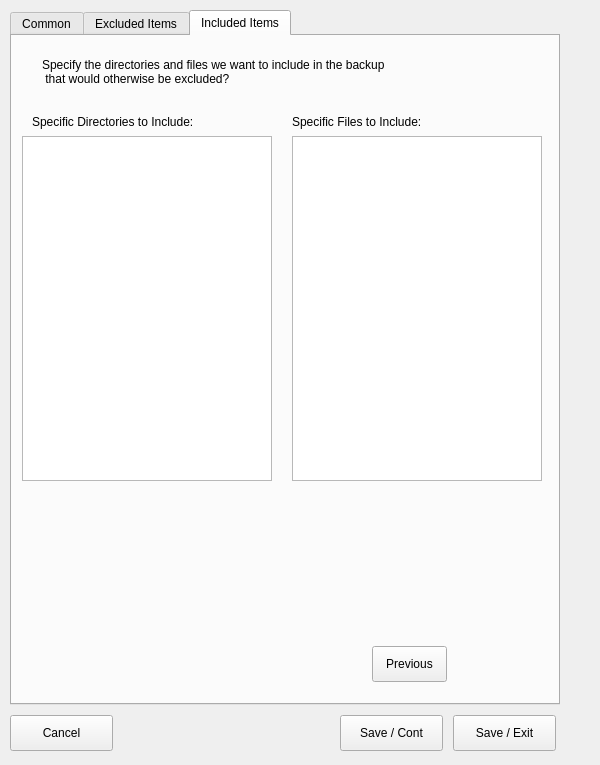
<?xml version="1.0" encoding="UTF-8"?>
<ui version="4.0">
 <class>Setup</class>
 <widget class="QDialog" name="Setup">
  <property name="geometry">
   <rect>
    <x>0</x>
    <y>0</y>
    <width>600</width>
    <height>765</height>
   </rect>
  </property>
  <property name="windowTitle">
   <string>Setup</string>
  </property>
  <widget class="QTabWidget" name="tabWidget">
   <property name="geometry">
    <rect>
     <x>10</x>
     <y>10</y>
     <width>550</width>
     <height>695</height>
    </rect>
   </property>
   <property name="toolTip">
    <string/>
   </property>
   <property name="currentIndex">
    <number>2</number>
   </property>
   <widget class="QWidget" name="common_tab">
    <property name="toolTip">
     <string/>
    </property>
    <attribute name="title">
     <string>Common</string>
    </attribute>
    <attribute name="toolTip">
     <string>Determine the general parameters of the backup.</string>
    </attribute>
    <widget class="QLabel" name="lbl_general_header">
     <property name="geometry">
      <rect>
       <x>0</x>
       <y>0</y>
       <width>476</width>
       <height>36</height>
      </rect>
     </property>
     <property name="text">
      <string>General conditions that apply in all cases</string>
     </property>
     <property name="alignment">
      <set>Qt::AlignmentFlag::AlignCenter</set>
     </property>
    </widget>
    <widget class="QPushButton" name="common_next_button">
     <property name="geometry">
      <rect>
       <x>450</x>
       <y>610</y>
       <width>75</width>
       <height>36</height>
      </rect>
     </property>
     <property name="toolTip">
      <string/>
     </property>
     <property name="text">
      <string>Next</string>
     </property>
    </widget>
    <widget class="QLabel" name="lbl_start_dir">
     <property name="geometry">
      <rect>
       <x>10</x>
       <y>40</y>
       <width>182</width>
       <height>36</height>
      </rect>
     </property>
     <property name="text">
      <string>Directory to Backup:</string>
     </property>
     <property name="alignment">
      <set>Qt::AlignmentFlag::AlignRight|Qt::AlignmentFlag::AlignTrailing|Qt::AlignmentFlag::AlignVCenter</set>
     </property>
    </widget>
    <widget class="QLineEdit" name="start_dir">
     <property name="geometry">
      <rect>
       <x>200</x>
       <y>40</y>
       <width>300</width>
       <height>36</height>
      </rect>
     </property>
     <property name="toolTip">
      <string/>
     </property>
    </widget>
    <widget class="QLabel" name="lbl_backup_location">
     <property name="geometry">
      <rect>
       <x>10</x>
       <y>90</y>
       <width>182</width>
       <height>36</height>
      </rect>
     </property>
     <property name="text">
      <string>Backup to:</string>
     </property>
     <property name="alignment">
      <set>Qt::AlignmentFlag::AlignRight|Qt::AlignmentFlag::AlignTrailing|Qt::AlignmentFlag::AlignVCenter</set>
     </property>
    </widget>
    <widget class="QLineEdit" name="backup_location">
     <property name="geometry">
      <rect>
       <x>200</x>
       <y>90</y>
       <width>300</width>
       <height>36</height>
      </rect>
     </property>
     <property name="toolTip">
      <string/>
     </property>
    </widget>
    <widget class="QLabel" name="lbl_log_filename">
     <property name="geometry">
      <rect>
       <x>10</x>
       <y>160</y>
       <width>182</width>
       <height>30</height>
      </rect>
     </property>
     <property name="text">
      <string>Log Filename:</string>
     </property>
     <property name="alignment">
      <set>Qt::AlignmentFlag::AlignRight|Qt::AlignmentFlag::AlignTrailing|Qt::AlignmentFlag::AlignVCenter</set>
     </property>
    </widget>
    <widget class="QLabel" name="log_file">
     <property name="geometry">
      <rect>
       <x>200</x>
       <y>160</y>
       <width>274</width>
       <height>30</height>
      </rect>
     </property>
     <property name="toolTip">
      <string/>
     </property>
     <property name="text">
      <string/>
     </property>
    </widget>
    <widget class="QLabel" name="lbl_last_backup">
     <property name="geometry">
      <rect>
       <x>10</x>
       <y>135</y>
       <width>182</width>
       <height>30</height>
      </rect>
     </property>
     <property name="text">
      <string>Last Backup Time/Date:</string>
     </property>
     <property name="alignment">
      <set>Qt::AlignmentFlag::AlignRight|Qt::AlignmentFlag::AlignTrailing|Qt::AlignmentFlag::AlignVCenter</set>
     </property>
    </widget>
    <widget class="QLabel" name="last_backup">
     <property name="geometry">
      <rect>
       <x>200</x>
       <y>135</y>
       <width>274</width>
       <height>30</height>
      </rect>
     </property>
     <property name="text">
      <string/>
     </property>
    </widget>
   </widget>
   <widget class="QWidget" name="exclusions_tab">
    <attribute name="title">
     <string>Excluded Items</string>
    </attribute>
    <widget class="QLabel" name="lbl_exclude_description">
     <property name="geometry">
      <rect>
       <x>30</x>
       <y>10</y>
       <width>491</width>
       <height>110</height>
      </rect>
     </property>
     <property name="text">
      <string>What directories and files do we want to exclude from the backup?

In general operation, areas like the various cache, download and
trash directories and files are volatile and probably don't need
backup. Other  specific directories and files can also be specified.
</string>
     </property>
     <property name="textInteractionFlags">
      <set>Qt::TextInteractionFlag::NoTextInteraction</set>
     </property>
    </widget>
    <widget class="QPushButton" name="exclude_previous_button">
     <property name="geometry">
      <rect>
       <x>360</x>
       <y>610</y>
       <width>75</width>
       <height>36</height>
      </rect>
     </property>
     <property name="toolTip">
      <string/>
     </property>
     <property name="text">
      <string>Previous</string>
     </property>
    </widget>
    <widget class="QPushButton" name="exclude_next_button">
     <property name="geometry">
      <rect>
       <x>450</x>
       <y>610</y>
       <width>75</width>
       <height>36</height>
      </rect>
     </property>
     <property name="toolTip">
      <string/>
     </property>
     <property name="text">
      <string>Next</string>
     </property>
    </widget>
    <widget class="QTableWidget" name="exclude_specific_dirs">
     <property name="geometry">
      <rect>
       <x>10</x>
       <y>250</y>
       <width>255</width>
       <height>345</height>
      </rect>
     </property>
     <property name="midLineWidth">
      <number>1</number>
     </property>
    </widget>
    <widget class="QTableWidget" name="exclude_specific_files">
     <property name="geometry">
      <rect>
       <x>280</x>
       <y>250</y>
       <width>250</width>
       <height>345</height>
      </rect>
     </property>
     <attribute name="horizontalHeaderStretchLastSection">
      <bool>true</bool>
     </attribute>
    </widget>
    <widget class="QLabel" name="lbl_exclude_common_file">
     <property name="geometry">
      <rect>
       <x>290</x>
       <y>120</y>
       <width>181</width>
       <height>16</height>
      </rect>
     </property>
     <property name="text">
      <string>Common Files to Exclude:</string>
     </property>
     <property name="textFormat">
      <enum>Qt::TextFormat::PlainText</enum>
     </property>
    </widget>
    <widget class="QCheckBox" name="exclude_backup_files">
     <property name="geometry">
      <rect>
       <x>310</x>
       <y>165</y>
       <width>170</width>
       <height>16</height>
      </rect>
     </property>
     <property name="toolTip">
      <string/>
     </property>
     <property name="text">
      <string>Backup Files</string>
     </property>
    </widget>
    <widget class="QLabel" name="lbl_exclude_common_dir">
     <property name="geometry">
      <rect>
       <x>10</x>
       <y>120</y>
       <width>221</width>
       <height>16</height>
      </rect>
     </property>
     <property name="text">
      <string>Common Directories to Exclude:</string>
     </property>
     <property name="textFormat">
      <enum>Qt::TextFormat::PlainText</enum>
     </property>
    </widget>
    <widget class="QCheckBox" name="exclude_cache_dir">
     <property name="geometry">
      <rect>
       <x>30</x>
       <y>140</y>
       <width>170</width>
       <height>16</height>
      </rect>
     </property>
     <property name="toolTip">
      <string/>
     </property>
     <property name="text">
      <string>Cache Directories</string>
     </property>
    </widget>
    <widget class="QCheckBox" name="exclude_trash_dir">
     <property name="geometry">
      <rect>
       <x>30</x>
       <y>165</y>
       <width>170</width>
       <height>16</height>
      </rect>
     </property>
     <property name="toolTip">
      <string/>
     </property>
     <property name="text">
      <string>Trash Directories</string>
     </property>
    </widget>
    <widget class="QCheckBox" name="exclude_download_dir">
     <property name="geometry">
      <rect>
       <x>30</x>
       <y>190</y>
       <width>171</width>
       <height>16</height>
      </rect>
     </property>
     <property name="text">
      <string>Download Directories</string>
     </property>
    </widget>
    <widget class="QLabel" name="lbl_exclude_specific_dir">
     <property name="geometry">
      <rect>
       <x>20</x>
       <y>220</y>
       <width>221</width>
       <height>22</height>
      </rect>
     </property>
     <property name="text">
      <string>Specific Directories to Exclude:</string>
     </property>
    </widget>
    <widget class="QLabel" name="lbl_exclude_specific_file">
     <property name="geometry">
      <rect>
       <x>290</x>
       <y>220</y>
       <width>171</width>
       <height>22</height>
      </rect>
     </property>
     <property name="text">
      <string>Specific Files to Exclude:</string>
     </property>
    </widget>
    <widget class="Line" name="line">
     <property name="geometry">
      <rect>
       <x>265</x>
       <y>125</y>
       <width>16</width>
       <height>471</height>
      </rect>
     </property>
     <property name="orientation">
      <enum>Qt::Orientation::Vertical</enum>
     </property>
    </widget>
   </widget>
   <widget class="QWidget" name="inclusions_tab">
    <attribute name="title">
     <string>Included Items</string>
    </attribute>
    <widget class="QLabel" name="lbl_inclusion_header">
     <property name="geometry">
      <rect>
       <x>30</x>
       <y>10</y>
       <width>471</width>
       <height>51</height>
      </rect>
     </property>
     <property name="text">
      <string>Specify the directories and files we want to include in the backup
 that would otherwise be excluded?</string>
     </property>
    </widget>
    <widget class="QLabel" name="lbl_dir_include">
     <property name="geometry">
      <rect>
       <x>20</x>
       <y>75</y>
       <width>221</width>
       <height>22</height>
      </rect>
     </property>
     <property name="text">
      <string>Specific Directories to Include:</string>
     </property>
    </widget>
    <widget class="QPushButton" name="include_previous_button">
     <property name="geometry">
      <rect>
       <x>360</x>
       <y>610</y>
       <width>75</width>
       <height>36</height>
      </rect>
     </property>
     <property name="text">
      <string>Previous</string>
     </property>
    </widget>
    <widget class="QTableWidget" name="include_specific_files">
     <property name="geometry">
      <rect>
       <x>280</x>
       <y>100</y>
       <width>250</width>
       <height>345</height>
      </rect>
     </property>
    </widget>
    <widget class="QTableWidget" name="include_specific_dirs">
     <property name="geometry">
      <rect>
       <x>10</x>
       <y>100</y>
       <width>250</width>
       <height>345</height>
      </rect>
     </property>
     <property name="midLineWidth">
      <number>1</number>
     </property>
    </widget>
    <widget class="QLabel" name="lbl_incld_files_list">
     <property name="geometry">
      <rect>
       <x>280</x>
       <y>75</y>
       <width>181</width>
       <height>22</height>
      </rect>
     </property>
     <property name="text">
      <string>Specific Files to Include:</string>
     </property>
    </widget>
   </widget>
  </widget>
  <widget class="QFrame" name="save_cancel_button_bar">
   <property name="geometry">
    <rect>
     <x>10</x>
     <y>715</y>
     <width>551</width>
     <height>36</height>
    </rect>
   </property>
   <property name="autoFillBackground">
    <bool>true</bool>
   </property>
   <property name="frameShape">
    <enum>QFrame::Shape::NoFrame</enum>
   </property>
   <widget class="QPushButton" name="cancel_button">
    <property name="geometry">
     <rect>
      <x>0</x>
      <y>0</y>
      <width>103</width>
      <height>36</height>
     </rect>
    </property>
    <property name="toolTip">
     <string/>
    </property>
    <property name="text">
     <string>Cancel</string>
    </property>
   </widget>
   <widget class="QPushButton" name="save_continue_button">
    <property name="geometry">
     <rect>
      <x>330</x>
      <y>0</y>
      <width>103</width>
      <height>36</height>
     </rect>
    </property>
    <property name="toolTip">
     <string/>
    </property>
    <property name="text">
     <string>Save / Cont</string>
    </property>
   </widget>
   <widget class="QPushButton" name="save_exit_button">
    <property name="geometry">
     <rect>
      <x>443</x>
      <y>0</y>
      <width>103</width>
      <height>36</height>
     </rect>
    </property>
    <property name="toolTip">
     <string/>
    </property>
    <property name="layoutDirection">
     <enum>Qt::LayoutDirection::RightToLeft</enum>
    </property>
    <property name="autoFillBackground">
     <bool>false</bool>
    </property>
    <property name="text">
     <string>Save / Exit</string>
    </property>
    <property name="flat">
     <bool>false</bool>
    </property>
   </widget>
  </widget>
 </widget>
 <tabstops>
  <tabstop>start_dir</tabstop>
  <tabstop>backup_location</tabstop>
  <tabstop>common_next_button</tabstop>
  <tabstop>exclude_cache_dir</tabstop>
  <tabstop>exclude_trash_dir</tabstop>
  <tabstop>exclude_backup_files</tabstop>
  <tabstop>exclude_next_button</tabstop>
  <tabstop>exclude_previous_button</tabstop>
  <tabstop>save_continue_button</tabstop>
  <tabstop>save_exit_button</tabstop>
  <tabstop>cancel_button</tabstop>
  <tabstop>tabWidget</tabstop>
 </tabstops>
 <resources/>
 <connections/>
</ui>
